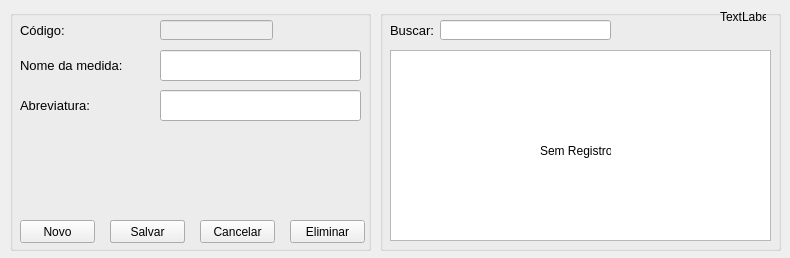
<?xml version="1.0" encoding="UTF-8"?>
<ui version="4.0">
 <class>frmmedida</class>
 <widget class="QWidget" name="frmmedida">
  <property name="geometry">
   <rect>
    <x>0</x>
    <y>0</y>
    <width>790</width>
    <height>258</height>
   </rect>
  </property>
  <property name="windowTitle">
   <string>Registro de Medida</string>
  </property>
  <property name="locale">
   <locale language="Portuguese" country="Brazil"/>
  </property>
  <widget class="QGroupBox" name="groupBox">
   <property name="geometry">
    <rect>
     <x>10</x>
     <y>10</y>
     <width>361</width>
     <height>241</height>
    </rect>
   </property>
   <property name="title">
    <string/>
   </property>
   <widget class="QLineEdit" name="txtnom">
    <property name="geometry">
     <rect>
      <x>150</x>
      <y>40</y>
      <width>201</width>
      <height>31</height>
     </rect>
    </property>
    <property name="font">
     <font>
      <pointsize>10</pointsize>
     </font>
    </property>
    <property name="maxLength">
     <number>20</number>
    </property>
   </widget>
   <widget class="QLabel" name="label">
    <property name="geometry">
     <rect>
      <x>10</x>
      <y>40</y>
      <width>131</width>
      <height>31</height>
     </rect>
    </property>
    <property name="font">
     <font>
      <pointsize>10</pointsize>
     </font>
    </property>
    <property name="text">
     <string>Nome da medida:</string>
    </property>
   </widget>
   <widget class="QPushButton" name="btnnovo">
    <property name="geometry">
     <rect>
      <x>10</x>
      <y>210</y>
      <width>75</width>
      <height>23</height>
     </rect>
    </property>
    <property name="text">
     <string>Novo</string>
    </property>
   </widget>
   <widget class="QPushButton" name="btneditar">
    <property name="geometry">
     <rect>
      <x>100</x>
      <y>210</y>
      <width>75</width>
      <height>23</height>
     </rect>
    </property>
    <property name="text">
     <string>Editar</string>
    </property>
   </widget>
   <widget class="QPushButton" name="btncancelar">
    <property name="geometry">
     <rect>
      <x>190</x>
      <y>210</y>
      <width>75</width>
      <height>23</height>
     </rect>
    </property>
    <property name="text">
     <string>Cancelar</string>
    </property>
   </widget>
   <widget class="QPushButton" name="btneliminar">
    <property name="geometry">
     <rect>
      <x>280</x>
      <y>210</y>
      <width>75</width>
      <height>23</height>
     </rect>
    </property>
    <property name="text">
     <string>Eliminar</string>
    </property>
   </widget>
   <widget class="QPushButton" name="btnsalvar">
    <property name="geometry">
     <rect>
      <x>100</x>
      <y>210</y>
      <width>75</width>
      <height>23</height>
     </rect>
    </property>
    <property name="text">
     <string>Salvar</string>
    </property>
   </widget>
   <widget class="QLineEdit" name="txtcod">
    <property name="enabled">
     <bool>false</bool>
    </property>
    <property name="geometry">
     <rect>
      <x>150</x>
      <y>10</y>
      <width>113</width>
      <height>20</height>
     </rect>
    </property>
    <property name="font">
     <font>
      <pointsize>10</pointsize>
     </font>
    </property>
   </widget>
   <widget class="QLabel" name="label_7">
    <property name="geometry">
     <rect>
      <x>10</x>
      <y>10</y>
      <width>46</width>
      <height>21</height>
     </rect>
    </property>
    <property name="font">
     <font>
      <pointsize>10</pointsize>
     </font>
    </property>
    <property name="text">
     <string>Código:</string>
    </property>
   </widget>
  </widget>
  <widget class="QGroupBox" name="groupBox_2">
   <property name="geometry">
    <rect>
     <x>380</x>
     <y>10</y>
     <width>401</width>
     <height>241</height>
    </rect>
   </property>
   <property name="title">
    <string/>
   </property>
   <widget class="QTableWidget" name="tabla">
    <property name="enabled">
     <bool>true</bool>
    </property>
    <property name="geometry">
     <rect>
      <x>10</x>
      <y>40</y>
      <width>381</width>
      <height>191</height>
     </rect>
    </property>
    <property name="editTriggers">
     <set>QAbstractItemView::NoEditTriggers</set>
    </property>
    <property name="selectionBehavior">
     <enum>QAbstractItemView::SelectRows</enum>
    </property>
    <attribute name="horizontalHeaderHighlightSections">
     <bool>false</bool>
    </attribute>
    <attribute name="verticalHeaderVisible">
     <bool>false</bool>
    </attribute>
    <attribute name="verticalHeaderHighlightSections">
     <bool>false</bool>
    </attribute>
   </widget>
   <widget class="QLabel" name="lblsinreg">
    <property name="geometry">
     <rect>
      <x>160</x>
      <y>130</y>
      <width>71</width>
      <height>21</height>
     </rect>
    </property>
    <property name="text">
     <string>Sem Registros</string>
    </property>
   </widget>
   <widget class="QLabel" name="lblindice">
    <property name="geometry">
     <rect>
      <x>340</x>
      <y>0</y>
      <width>46</width>
      <height>13</height>
     </rect>
    </property>
    <property name="text">
     <string>TextLabel</string>
    </property>
   </widget>
   <widget class="QLineEdit" name="txtbuscar">
    <property name="geometry">
     <rect>
      <x>60</x>
      <y>10</y>
      <width>171</width>
      <height>20</height>
     </rect>
    </property>
   </widget>
   <widget class="QLabel" name="label_8">
    <property name="geometry">
     <rect>
      <x>10</x>
      <y>10</y>
      <width>46</width>
      <height>21</height>
     </rect>
    </property>
    <property name="font">
     <font>
      <pointsize>10</pointsize>
     </font>
    </property>
    <property name="text">
     <string>Buscar:</string>
    </property>
   </widget>
  </widget>
  <widget class="QLabel" name="label_2">
   <property name="geometry">
    <rect>
     <x>20</x>
     <y>90</y>
     <width>131</width>
     <height>31</height>
    </rect>
   </property>
   <property name="font">
    <font>
     <pointsize>10</pointsize>
    </font>
   </property>
   <property name="text">
    <string>Abreviatura:</string>
   </property>
  </widget>
  <widget class="QLineEdit" name="txtabreviatura">
   <property name="geometry">
    <rect>
     <x>160</x>
     <y>90</y>
     <width>201</width>
     <height>31</height>
    </rect>
   </property>
   <property name="font">
    <font>
     <pointsize>10</pointsize>
    </font>
   </property>
   <property name="maxLength">
    <number>10</number>
   </property>
  </widget>
 </widget>
 <tabstops>
  <tabstop>txtcod</tabstop>
  <tabstop>txtbuscar</tabstop>
  <tabstop>txtnom</tabstop>
  <tabstop>txtabreviatura</tabstop>
  <tabstop>btnnovo</tabstop>
  <tabstop>btnsalvar</tabstop>
  <tabstop>btneditar</tabstop>
  <tabstop>btncancelar</tabstop>
  <tabstop>btneliminar</tabstop>
  <tabstop>tabla</tabstop>
 </tabstops>
 <resources/>
 <connections>
  <connection>
   <sender>tabla</sender>
   <signal>cellClicked(int,int)</signal>
   <receiver>lblindice</receiver>
   <slot>setNum(int)</slot>
   <hints>
    <hint type="sourcelabel">
     <x>708</x>
     <y>141</y>
    </hint>
    <hint type="destinationlabel">
     <x>819</x>
     <y>16</y>
    </hint>
   </hints>
  </connection>
 </connections>
</ui>
